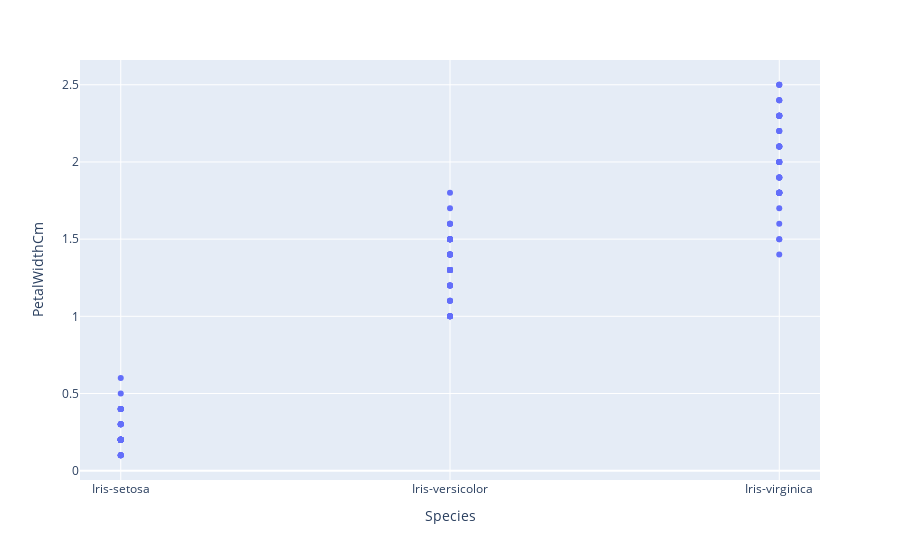

Notebook source saved alongside this figure:
### Code cell
px.scatter(data,x = 'Species' ,y= 'PetalWidthCm')

### Figure 1 — Plotly figure (JSON) as saved in the notebook; plotly's stock layout.template omitted (floating-point values rounded to 4 significant figures; data arrays with more than 128 entries replaced by an {"elided": "..."} marker saying what was removed)
{"data": [{"hovertemplate": "Species=%{x}<br>PetalWidthCm=%{y}<extra></extra>", "legendgroup": "", "marker": {"color": "#636efa", "symbol": "circle"}, "mode": "markers", "name": "", "orientation": "v", "showlegend": false, "type": "scatter", "x": {"elided": "150 str values"}, "xaxis": "x", "y": {"elided": "150 float values"}, "yaxis": "y"}], "layout": {"autosize": true, "legend": {"tracegroupgap": 0}, "margin": {"t": 60}, "xaxis": {"anchor": "y", "autorange": true, "domain": [0, 1], "range": [-0.1212, 2.121], "title": {"text": "Species"}, "type": "category"}, "yaxis": {"anchor": "x", "autorange": true, "domain": [0, 1], "range": [-0.07017, 2.67], "title": {"text": "PetalWidthCm"}, "type": "linear"}}}
